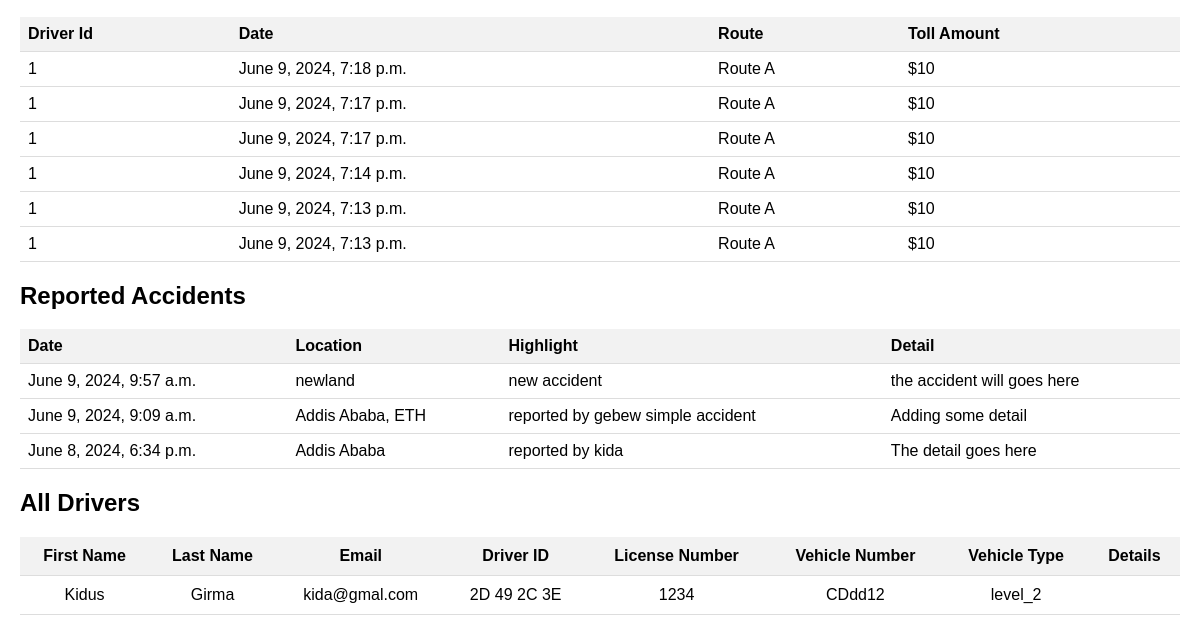
Before: / (lower part) with the older database file.
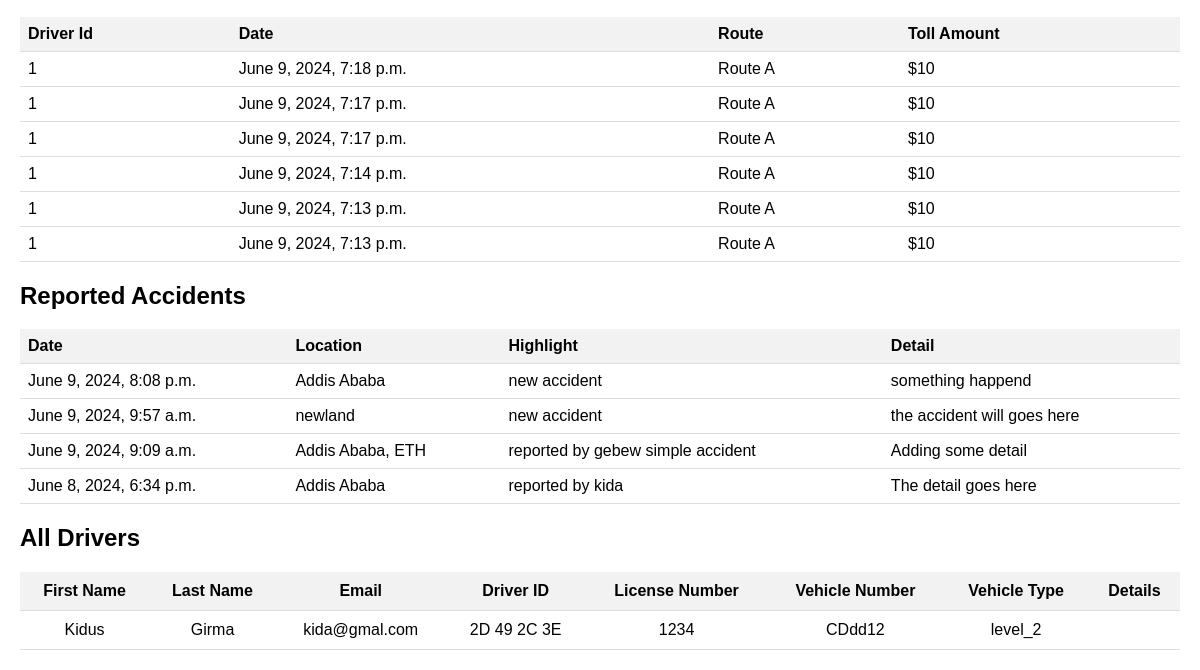
After: the same page with the newer database file.
### core/models.py (models this page shows, shortened)
class Transaction(models.Model):
    driver = models.ForeignKey(Driver, on_delete= models.DO_NOTHING, null=True)
    transfered_amount = models.IntegerField()
    date = models.DateTimeField(auto_created=True)
    route = models.CharField(max_length=20, default='Route A')

class Accident(models.Model):
    user = models.ForeignKey(User, on_delete= models.DO_NOTHING)
    date = models.DateTimeField(auto_now=True)
    highlight = models.CharField(max_length=200,blank=True, null=True)
    detail = models.TextField()
    location = models.CharField(max_length=200,blank=True, null=True)

class Driver(models.Model):
    user = models.OneToOneField(User, on_delete=models.CASCADE, related_name='driver')
    VECHICLE_CHOICE = (
        ('level_1','level_1'),
        ('level_2','level_2'),
        ('level_3','level_3'),
    )
    driver_id = models.CharField(max_length=250,blank=True, null=True) # UUID
    profile_pic = models.ImageField(upload_to="images/",blank=True, null=True)
    license_no = models.CharField(max_length=30,blank=True, null=True)
    vehicle_number = models.CharField(max_length=30,blank=True, null=True)
    vehicle_type = models.CharField(max_length=10,choices=VECHICLE_CHOICE,default='level_1')
    balance = models.IntegerField()

### core/views.py (the view)
# urls.py: path('', register_driver, name='register-driver'),
def register_driver(request):
    if request.method == 'POST':
        user_form = CustomUserCreationForm(request.POST)
        driver_form = DriverForm(request.POST)
        print(driver_form.errors)
        if user_form.is_valid() and driver_form.is_valid():
            user = user_form.save()
            driver = driver_form.save(commit=False)
            driver.user = user  # Set the one-to-one link between User and Driver
            driver.save()
            messages.success(request, 'Registration successful. Please login.')  # Display success message
            return redirect('driver-profile')  # Redirect to login page after successful registration
        else:
            messages.error(request, 'Registration failed. Please correct the errors.')  # Display error message
    else:
        user_form = CustomUserCreationForm()
        driver_form = DriverForm()
        driver = Driver.objects.all()
        for d in driver:
            d.first_name = d.user.first_name
            d.last_name = d.user.last_name
            d.email = d.user.email
    transactions = Transaction.objects.all().order_by('-date')
    accidents = Accident.objects.all().order_by('-date')
    return render(request, 'driver_register.html', {
        'user_form': user_form,
        'driver_form': driver_form,
        'transactions': transactions,
        'drivers': driver,
        'accidents': accidents,
    })

### templates/driver_register.html (shortened to what this page needs)
<!DOCTYPE html>
<html>
<head>
</head>
<body>
 <table>
  {% if transactions %}
    <tr>
      <th>Driver Id</th>
      <th>Date</th>
      <th>Route</th>
      <th>Toll Amount</th>
    </tr>
    {% for toll in transactions %}
      <tr>
        <td>{{ toll.driver_id }}</td>
        <td>{{ toll.date }}</td>
        <td>{{ toll.route }}</td>
        <td>${{ toll.transfered_amount }}</td>
      </tr>
    {% endfor %}
  {% else %}
    <tr>
      <td colspan="3">No toll history available.</td>
    </tr>
  {% endif %}
  </table>
<h2>Reported Accidents</h2>
  <table>
  {% if accidents %}
    <tr>
          <th>Date</th>
          <th>Location</th>
          <th>Highlight</th>
          <th>Detail</th>
        </tr>
    {% for acc in accidents %}
      <tr>
        <td>{{ acc.date }}</td>
        <td>{{ acc.location }}</td>
        <td>{{ acc.highlight }}</td>
        <td>{{ acc.detail }}</td>
      </tr>
    {% endfor %}
  {% else %}
    <tr>
      <td colspan="3">No accident report available.</td>
    </tr>
  {% endif %}
  </table>
  <h2>All Drivers</h2>
 <table class="table custom-table">
  <thead class="thead-light">
    <tr>
      <th scope="col">First Name</th>
      <th scope="col">Last Name</th>
      <th scope="col">Email</th>
      <th scope="col">Driver ID</th>
      <th scope="col">License Number</th>
      <th scope="col">Vehicle Number</th>
      <th scope="col">Vehicle Type</th>
      <th scope="col">Details</th>
    </tr>
  </thead>
  <tbody>
    {% if drivers %}
      {% for dr in drivers %}
        <tr>
          <td>{{ dr.first_name }}</td>
          <td>{{ dr.last_name }}</td>
          <td>{{ dr.email }}</td>
          <td>{{ dr.driver_id }}</td>
          <td>{{ dr.license_no }}</td>
          <td>{{ dr.vehicle_number }}</td>
          <td>{{ dr.vehicle_type }}</td>
          <td>{{ dr.detail }}</td>
        </tr>
      {% endfor %}
    {% else %}
      <tr>
        <td colspan="8">No accident report available.</td>
      </tr>
    {% endif %}
  </tbody>
</table>
</body>
</html>

Changed rows visible on the page:
added Accident: date "June 9, 2024, 8:08 p.m.", location "Addis Ababa", highlight "new accident", detail "something happend"
